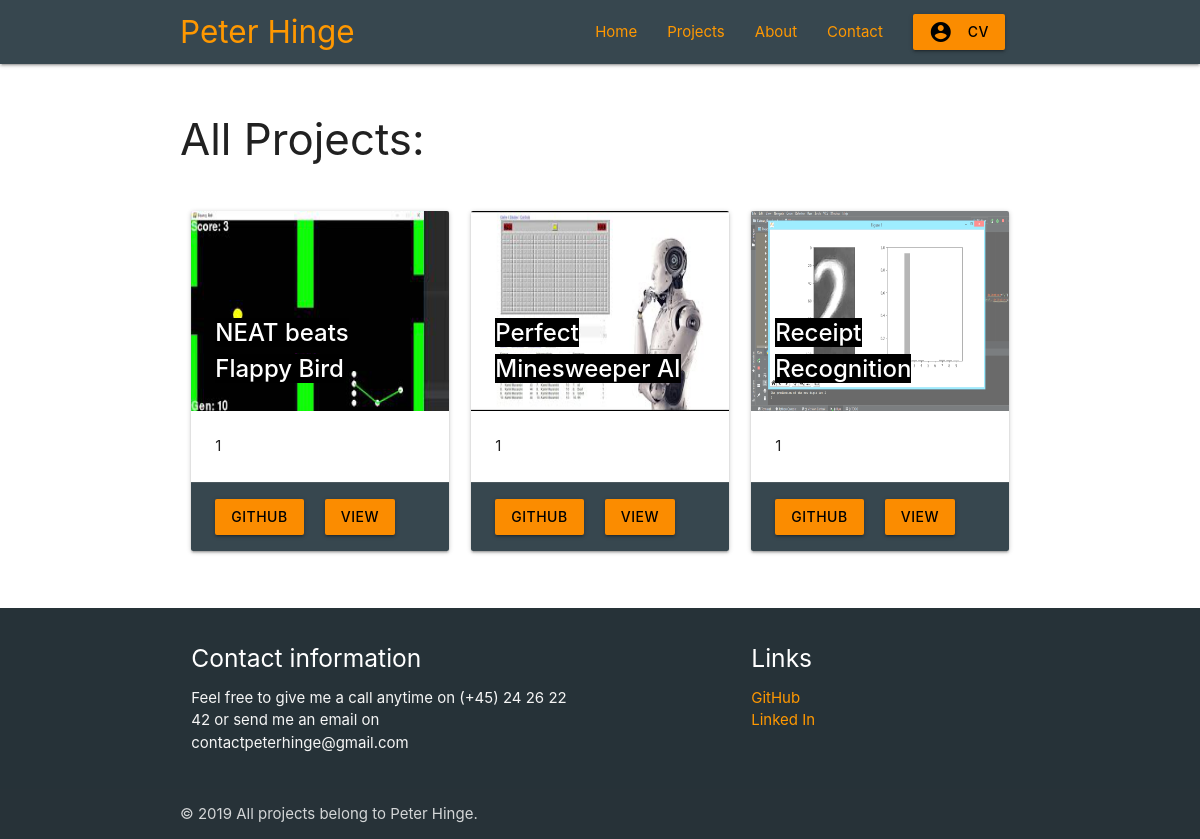
The app's page /all_projects, older data.
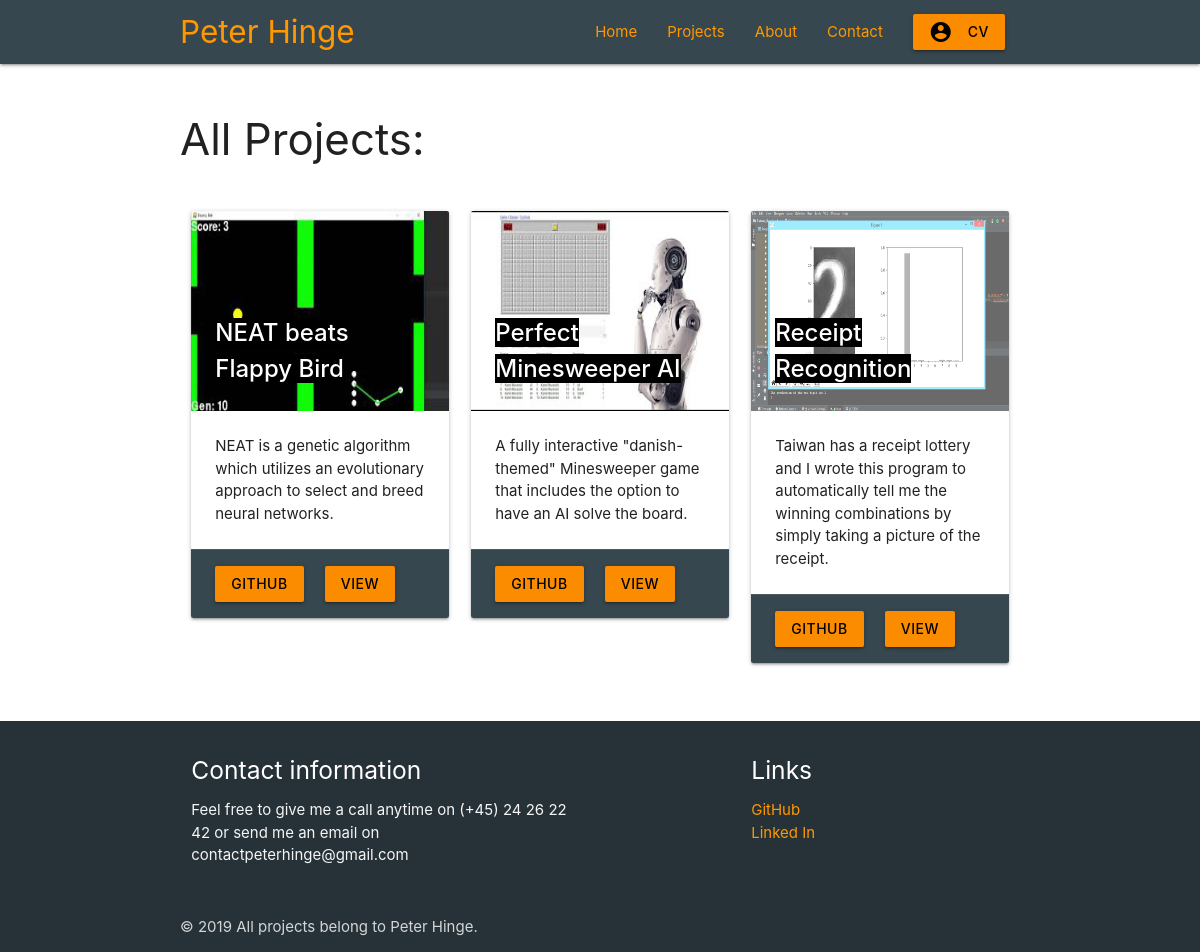
The same page, newer data.
### main/models.py (models this page shows, shortened)
class Project(models.Model):
    project_title = models.CharField(max_length=100)
    project_published = models.DateTimeField('date published', default=datetime.now())
    project_description = models.CharField(max_length=300)
    project_content = models.TextField()
    project_slug = models.CharField(max_length=100)
    project_github_url = models.CharField(max_length=100)
    project_thumbnail = models.CharField(max_length=100, default="no_image")

### main/views.py (the view)
# urls.py: path('all_projects', views.all_projects_page, name='all_projects_page'),
def all_projects_page(request):
    return render(request=request,
                  template_name='main/all_projects.html',
                  context={'projects': Project.objects.all()})

### main/templates/main/all_projects.html (shortened to what this page needs)
{% extends 'main/header.html' %}
{% load static %}
{% block content %}
  <h3>All Projects:</h3>
  <br>
  <div class="row">
    {% for project in projects %}
    <div class="col s12 m6 l4">
      <div class="card hoverable">
        <div class="card-image">
          <a href="{{project.project_slug}}">
            <img src="{% static "images/thumbnails/"|add:project.project_thumbnail|add:".png" %}" alt="{{project.project_title}}" height="200">
            <span class="card-title"><span class="black"><strong>{{project.project_title}}</strong></span></span>
          </a>
        </div>
        <div class="card-content">
          <p>{{project.project_description}}</p>
        </div>
        <div class="card-action blue-grey darken-3">
          <a href="{{project.project_github_url}}" target="_blank" class="btn orange darken-1 black-text"><strong>GITHUB</strong></a>
          <a href="{{project.project_slug}}" class="btn orange darken-1 black-text"><strong>VIEW</strong></a>
        </div>
      </div>
    </div>
    {% endfor %}
  </div>
{% endblock %}

### main/templates/main/header.html (shortened to what this page needs)
<head>
  {% load static %}
  <link rel="stylesheet" href="https://cdnjs.cloudflare.com/ajax/libs/materialize/1.0.0/css/materialize.min.css"/>
</head>
<body>
  <nav>
    <div class="nav-wrapper blue-grey darken-3">
      <div class="container">
        <a href="/" class="brand-logo orange-text text-orange darken-1">Peter Hinge</a>
        <ul class="right hide-on-med-and-down white-text">
          <li><a href="/" class="orange-text text-orange darken-1">Home</a></li>
          <li><a href="/all_projects" class="orange-text text-orange darken-1">Projects</a></li>
          <li><a href="/#about" class="orange-text text-orange darken-1">About</a></li>
          <li><a href="/#contact" class="orange-text text-orange darken-1">Contact</a></li>
          <li><a href="{% static "files/cv.pdf" %}" target="_blank" class="btn orange darken-1 black-text"><i class="material-icons left">account_circle</i><strong>CV</strong></a></li>
        </ul>
      </div>
    </div>
  </nav>
  <br />
  <div class="container">
    {% block content %} {% endblock %}
  </div>
  <br />
  <footer class="page-footer blue-grey darken-4">
    <div class="container">
      <div class="row">
        <div class="col l6 s12">
          <h5 class="white-text">Contact information</h5>
          <p class="grey-text text-lighten-4">
            Feel free to give me a call anytime on (+45) 24 26 22 42 or send me
            an email on contactpeterhinge@gmail.com
          </p>
        </div>
        <div class="col l4 offset-l2 s12">
          <h5 class="white-text">Links</h5>
          <ul>
            <li><a href="https://github.com/PeterHinge" target="_blank" class="orange-text text-orange darken-1">GitHub</a></li>
            <li><a href="https://www.linkedin.com/in/peter-hinge-443298189/" target="_blank" class="orange-text text-orange darken-1">Linked In</a></li>
          </ul>
        </div>
      </div>
    </div>
    <div class="footer-copyright">
      <div class="container">
        © 2019 All projects belong to Peter Hinge.
      </div>
    </div>
  </footer>
</body>

Row changes from the older to the newer data that the page shows:
changed Project "NEAT beats Flappy Bird": project_description "1" → "NEAT is a genetic algorithm which utilizes an evolutionary approach to select and breed neural networks."
changed Project "Perfect Minesweeper AI": project_description "1" → "A fully interactive \"danish-themed\" Minesweeper game that includes the option to have an AI solve the board."
changed Project "Receipt Recognition": project_description "1" → "Taiwan has a receipt lottery and I wrote this program to automatically tell me the winning combinations by simply taking a picture of the receipt."
